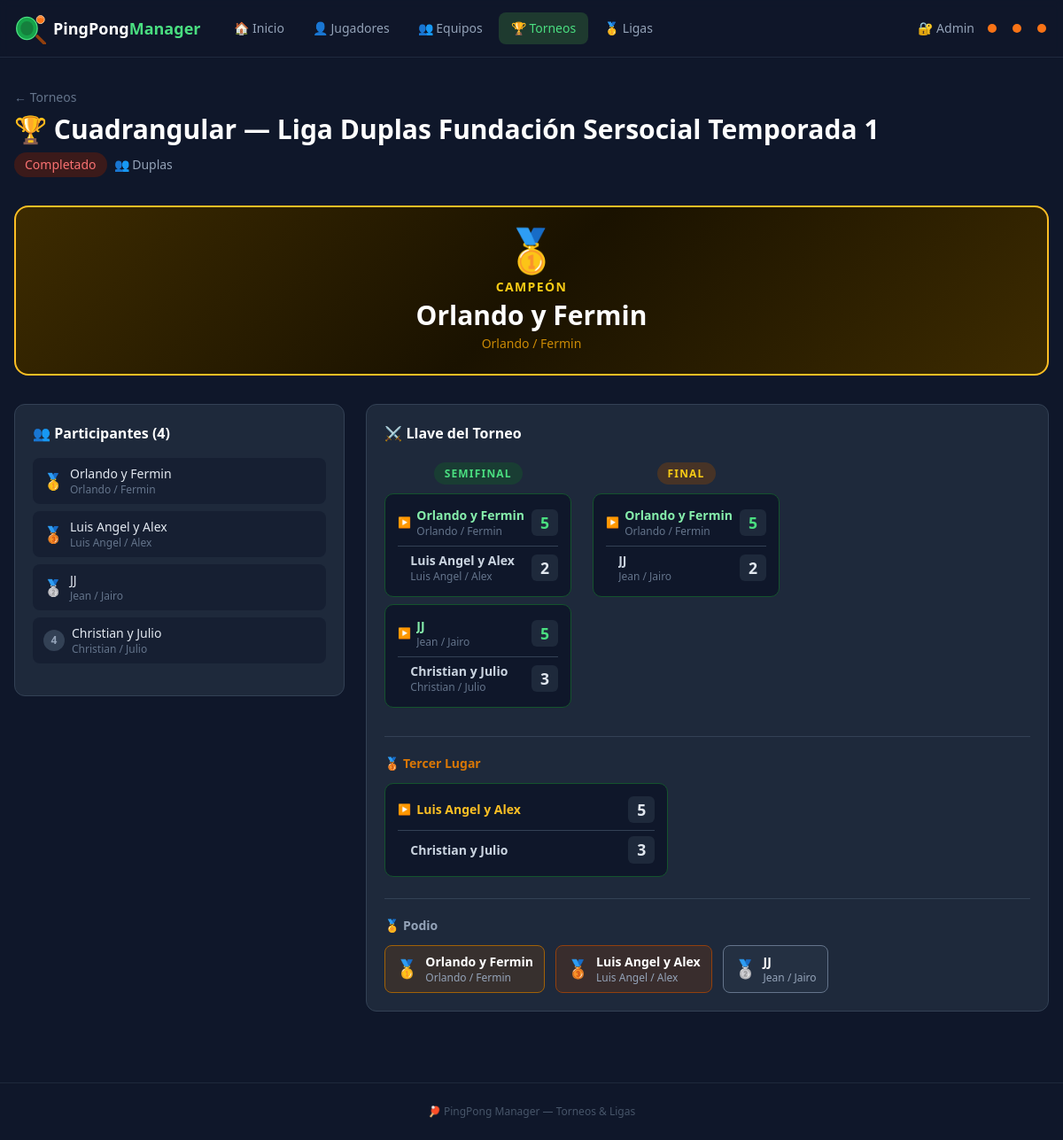
The app's page /tournaments/2 with its own data.
### models.py (models this page shows)
class Tournament(Base):
    __tablename__ = "tournaments"
    id = Column(Integer, primary_key=True)
    name = Column(String, nullable=False)
    type = Column(String, nullable=False)   # "individual" | "doubles"
    status = Column(String, default="draft")  # "draft" | "active" | "completed"
    created_at = Column(DateTime, default=datetime.utcnow)

class Team(Base):
    __tablename__ = "teams"
    id = Column(Integer, primary_key=True)
    name = Column(String, nullable=False)
    player1_id = Column(Integer, ForeignKey("players.id"))
    player2_id = Column(Integer, ForeignKey("players.id"))
    player1 = relationship("Player", foreign_keys=[player1_id])
    player2 = relationship("Player", foreign_keys=[player2_id])
    created_at = Column(DateTime, default=datetime.utcnow)

class Match(Base):
    __tablename__ = "matches"
    id = Column(Integer, primary_key=True)
    tournament_id = Column(Integer, ForeignKey("tournaments.id"), nullable=True)
    league_id = Column(Integer, ForeignKey("leagues.id"), nullable=True)
    round = Column(Integer, default=1)
    match_in_round = Column(Integer, default=1)
    participant1_id = Column(Integer, nullable=True)
    participant2_id = Column(Integer, nullable=True)
    score1 = Column(Integer, default=0)
    score2 = Column(Integer, default=0)
    winner_id = Column(Integer, nullable=True)
    status = Column(String, default="pending")  # "pending" | "completed"
    is_bye = Column(Boolean, default=False)
    is_third_place = Column(Boolean, default=False)
    next_match_id = Column(Integer, ForeignKey("matches.id"), nullable=True)
    next_match_slot = Column(Integer, nullable=True)       # 1 or 2
    loser_next_match_id = Column(Integer, ForeignKey("matches.id"), nullable=True)
    loser_next_match_slot = Column(Integer, nullable=True)  # 1 or 2
    locked = Column(Boolean, default=False)
    completed_at = Column(DateTime, nullable=True)

### main.py (the view)
@app.get("/tournaments/{tid}", response_class=HTMLResponse)
def tournament_detail(request: Request, tid: int, db: Session = Depends(get_db), msg: str = ""):
    t = db.query(models.Tournament).filter(models.Tournament.id == tid).first()
    if not t:
        raise HTTPException(404)
    parts = db.query(models.TournamentParticipant).filter(
        models.TournamentParticipant.tournament_id == tid
    ).all()
    participant_ids = [p.participant_id for p in parts]
    participant_details = [get_participant_detail(db, pid, t.type) for pid in participant_ids]
    if t.type == "individual":
        all_opts = db.query(models.Player).order_by(models.Player.name).all()
        available = [
            {"id": p.id, "label": p.name}
            for p in all_opts
            if p.id not in participant_ids
        ]
    else:
        all_opts = db.query(models.Team).order_by(models.Team.name).all()
        available = [
            {"id": tm.id, "label": f"{tm.name} ({tm.player1.name} / {tm.player2.name})"}
            for tm in all_opts
            if tm.id not in participant_ids
        ]
    bracket = None
    if t.status in ("active", "completed"):
        bracket = build_bracket_context(db, t)
    return templates.TemplateResponse(
        "tournament_detail.html",
        {
            "request": request,
            "tournament": t,
            "participants": participant_details,
            "participant_ids": participant_ids,
            "available": available,
            "bracket": bracket,
            "msg": msg,
        },
    )

### templates/tournament_detail.html (shortened to what this page needs)
{% extends "base.html" %}
{% block content %}
<div class="flex flex-wrap items-start justify-between gap-4 mb-8">
  <div>
    <a href="/tournaments" class="text-slate-500 hover:text-slate-300 text-sm mb-2 inline-block">← Torneos</a>
    <h1 class="text-3xl font-black text-white flex items-center gap-3">
      🏆 {{ tournament.name }}
    </h1>
    <div class="flex items-center gap-2 mt-2">
      <span class="text-sm px-3 py-1 rounded-full font-medium
        {{ 'badge-draft' if tournament.status == 'draft' else ('badge-active' if tournament.status == 'active' else 'badge-completed') }}">
        {{ {'draft':'Borrador','active':'En curso','completed':'Completado'}[tournament.status] }}
      </span>
      <span class="text-sm text-slate-400">
        {{ '👤 Individual' if tournament.type == 'individual' else '👥 Duplas' }}
      </span>
    </div>
  </div>
</div>
{% if bracket and bracket.champion %}
<div class="rounded-2xl p-6 mb-8 text-center" style="background: linear-gradient(135deg,#3d2b00,#1a1200,#3d2b00); border: 2px solid #fbbf24;">
  <div class="text-5xl mb-2">🥇</div>
  <p class="text-yellow-400 text-sm font-semibold uppercase tracking-widest mb-1">Campeón</p>
  <p class="text-3xl font-black text-white">{{ bracket.champion.name }}</p>
  {% if bracket.champion.players is defined %}
  <p class="text-yellow-600 text-sm mt-1">{{ bracket.champion.players }}</p>
  {% endif %}
</div>
{% endif %}
<div class="grid lg:grid-cols-3 gap-6">
  <div class="lg:col-span-1">
    <div class="card p-5">
      <h2 class="font-bold text-white mb-4 flex items-center justify-between">
        <span>{{ '👤' if tournament.type == 'individual' else '👥' }} Participantes ({{ participants|length }})</span>
      </h2>
      {% if participants %}
      <div class="space-y-2 mb-4">
        {% for p in participants %}
        <div class="flex items-center justify-between bg-slate-900/50 rounded-lg px-3 py-2">
          <div class="flex items-center gap-2">
            {% if bracket and bracket.medals %}
              {% if p.id in bracket.medals %}
                {% set medal = bracket.medals[p.id] %}
                <span class="text-lg">{{ '🥇' if medal == 'gold' else ('🥈' if medal == 'silver' else '🥉') }}</span>
              {% else %}
                <span class="w-6 h-6 rounded-full bg-slate-700 flex items-center justify-center text-xs text-slate-400 font-bold">{{ loop.index }}</span>
              {% endif %}
            {% else %}
              <span class="w-6 h-6 rounded-full bg-slate-700 flex items-center justify-center text-xs text-slate-400 font-bold">{{ loop.index }}</span>
            {% endif %}
            <div>
              <p class="text-sm font-medium text-slate-200">{{ p.name }}</p>
              {% if p.players is defined %}
              <p class="text-xs text-slate-500">{{ p.players }}</p>
              {% endif %}
            </div>
          </div>
        </div>
        {% endfor %}
      </div>
      {% else %}
      <p class="text-slate-500 text-sm text-center py-4">Sin participantes aún.</p>
      {% endif %}
    </div>
  </div>
  <div class="lg:col-span-2">
    {% if bracket %}
    <div class="card p-5">
      <h2 class="font-bold text-white mb-5 flex items-center gap-2">⚔️ Llave del Torneo</h2>
      <div class="overflow-x-auto">
        <div class="flex gap-6 pb-2" style="min-width: max-content;">
          {% for round in bracket.rounds %}
          <div class="flex flex-col" style="min-width: 200px;">
            <div class="text-center mb-3">
              <span class="text-xs font-bold uppercase tracking-widest px-3 py-1 rounded-full
                {{ 'bg-yellow-900/50 text-yellow-400' if round.label == 'Final' else ('bg-green-900/50 text-green-400' if round.label == 'Semifinal' else 'bg-slate-700 text-slate-300') }}">
                {{ round.label }}
              </span>
            </div>
            <div class="flex flex-col" style="gap: {{ 8 * (2 ** (round.num - 1)) }}px;">
              {% for match in round.matches %}
              <div class="match-card {{ 'completed' if match.status == 'completed' else '' }} relative">
                <div class="flex items-center justify-between mb-2">
                  <div class="flex items-center gap-1.5 min-w-0">
                    {% if match.winner and match.p1 and match.winner.id == match.p1.id %}
                    <span class="text-green-400 text-xs font-black">▶</span>
                    {% else %}
                    <span class="w-2"></span>
                    {% endif %}
                    <div class="min-w-0">
                      <p class="text-sm font-semibold truncate {{ 'text-green-300 score-winner' if (match.winner and match.p1 and match.winner.id == match.p1.id) else 'text-slate-300' }}">
                        {{ match.p1.name if match.p1 else '—' }}
                      </p>
                      {% if match.p1 and match.p1.players is defined %}
                      <p class="text-xs text-slate-500 truncate">{{ match.p1.players }}</p>
                      {% endif %}
                    </div>
                  </div>
                  {% if match.status == 'completed' %}
                  <span class="score-badge ml-2 {{ 'score-winner' if (match.winner and match.p1 and match.winner.id == match.p1.id) else '' }}">{{ match.score1 }}</span>
                  {% endif %}
                </div>
                <div class="border-t border-slate-700 my-1.5"></div>
                <div class="flex items-center justify-between">
                  <div class="flex items-center gap-1.5 min-w-0">
                    <div class="min-w-0">
                      {% if match.is_bye %}
                      <p class="text-xs text-slate-600 italic">BYE</p>
                      {% else %}
                      <p class="text-sm font-semibold truncate {{ 'text-green-300 score-winner' if (match.winner and match.p2 and match.winner.id == match.p2.id) else 'text-slate-300' }}">
                        {{ match.p2.name if match.p2 else '—' }}
                      </p>
                      {% if match.p2 and match.p2.players is defined %}
                      <p class="text-xs text-slate-500 truncate">{{ match.p2.players }}</p>
                      {% endif %}
                      {% endif %}
                    </div>
                  </div>
                  {% if match.status == 'completed' %}
                  <span class="score-badge ml-2 {{ 'score-winner' if (match.winner and match.p2 and match.winner.id == match.p2.id) else '' }}">{{ match.score2 }}</span>
                  {% endif %}
                </div>
              </div>
              {% endfor %}
            </div>
          </div>
          {% endfor %}
        </div>
      </div>
      {% if bracket.third_place and not bracket.third_place.is_bye %}
      <div class="mt-6 border-t border-slate-700 pt-5">
        <h3 class="text-sm font-bold text-amber-600 mb-3 flex items-center gap-2">🥉 Tercer Lugar</h3>
        {% set m = bracket.third_place %}
        <div class="match-card {{ 'completed' if m.status == 'completed' else '' }} max-w-xs">
          <div class="flex items-center justify-between mb-2">
            <div class="flex items-center gap-1.5">
              {% if m.winner and m.p1 and m.winner.id == m.p1.id %}<span class="text-amber-500 text-xs font-black">▶</span>{% else %}<span class="w-2"></span>{% endif %}
              <p class="text-sm font-semibold {{ 'text-amber-400' if (m.winner and m.p1 and m.winner.id == m.p1.id) else 'text-slate-300' }}">{{ m.p1.name if m.p1 else '—' }}</p>
            </div>
            {% if m.status == 'completed' %}<span class="score-badge">{{ m.score1 }}</span>{% endif %}
          </div>
          <div class="border-t border-slate-700 my-1.5"></div>
          <div class="flex items-center justify-between">
            <div class="flex items-center gap-1.5">
              <p class="text-sm font-semibold {{ 'text-amber-400' if (m.winner and m.p2 and m.winner.id == m.p2.id) else 'text-slate-300' }}">{{ m.p2.name if m.p2 else '—' }}</p>
            </div>
            {% if m.status == 'completed' %}<span class="score-badge">{{ m.score2 }}</span>{% endif %}
          </div>
        </div>
      </div>
      {% endif %}
      {% if bracket.medals %}
      <div class="mt-6 border-t border-slate-700 pt-5">
        <h3 class="text-sm font-bold text-slate-400 mb-3">🏅 Podio</h3>
        <div class="flex gap-3 flex-wrap">
          {% for p in participants %}
            {% if p.id in bracket.medals %}
              {% set medal = bracket.medals[p.id] %}
              <div class="flex items-center gap-2 px-3 py-2 rounded-lg
                {{ 'bg-yellow-900/30 border border-yellow-700' if medal == 'gold' else ('bg-slate-700/30 border border-slate-500' if medal == 'silver' else 'bg-amber-900/30 border border-amber-800') }}">
                <span class="text-xl">{{ '🥇' if medal == 'gold' else ('🥈' if medal == 'silver' else '🥉') }}</span>
                <div>
                  <p class="text-sm font-bold text-white">{{ p.name }}</p>
                  {% if p.players is defined %}<p class="text-xs text-slate-400">{{ p.players }}</p>{% endif %}
                </div>
              </div>
            {% endif %}
          {% endfor %}
        </div>
      </div>
      {% endif %}
    </div>
    {% endif %}
  </div>
</div>
{% endblock %}

### templates/base.html (style rules this page uses)
body { background: #0f172a; }
.card { background: #1e293b; border: 1px solid #334155; border-radius: 12px; }
.badge-completed { background: #3b1a1a; color: #f87171; }
.match-card { background: #0f172a; border: 1px solid #334155; border-radius: 10px; padding: 14px; }
.match-card.completed { border-color: #14532d; }
.score-badge { background: #1e293b; border-radius: 6px; padding: 2px 10px; font-weight: 700; font-size: 1.1rem; color: #e2e8f0; }
.score-winner { color: #4ade80; font-weight: 800; }

### records on screen
Tournament: name "Cuadrangular — Liga Duplas Fundación Sersocial Temporada 1", status "Completado", type "👥 Duplas", type "👥"
Team: champion.name "Orlando y Fermin", name "Orlando y Fermin", name "Orlando y Fermin"
Team: name "Luis Angel y Alex", p1 "Luis Angel y Alex", name "Luis Angel y Alex"
Team: name "JJ", name "JJ"
Team: name "Christian y Julio", p2 "Christian y Julio"
Match: p1 "Orlando y Fermin", p1.players "Orlando / Fermin", score1 "5", p2 "Luis Angel y Alex", p2.players "Luis Angel / Alex", score2 "2"
Match: p1 "JJ", p1.players "Jean / Jairo", score1 "5", p2 "Christian y Julio", p2.players "Christian / Julio", score2 "3"
Match: p1 "Orlando y Fermin", p1.players "Orlando / Fermin", score1 "5", p2 "JJ", p2.players "Jean / Jairo", score2 "2"

### other values on screen
{{ bracket.champion.players }} "Orlando / Fermin"
{{ participants|length }} "4"
{{ '🥇' if medal == 'gold' else ('🥈' if medal == 'silver' else '🥉') }} "🥇" "🥉" "🥈"
{{ p.players }} "Orlando / Fermin" "Luis Angel / Alex" "Jean / Jairo" "Christian / Julio"
{{ round.label }} "SEMIFINAL" "FINAL"
{{ m.score1 }} "5"
{{ m.score2 }} "3"
{{ p.players }} "Orlando / Fermin" "Luis Angel / Alex" "Jean / Jairo"
